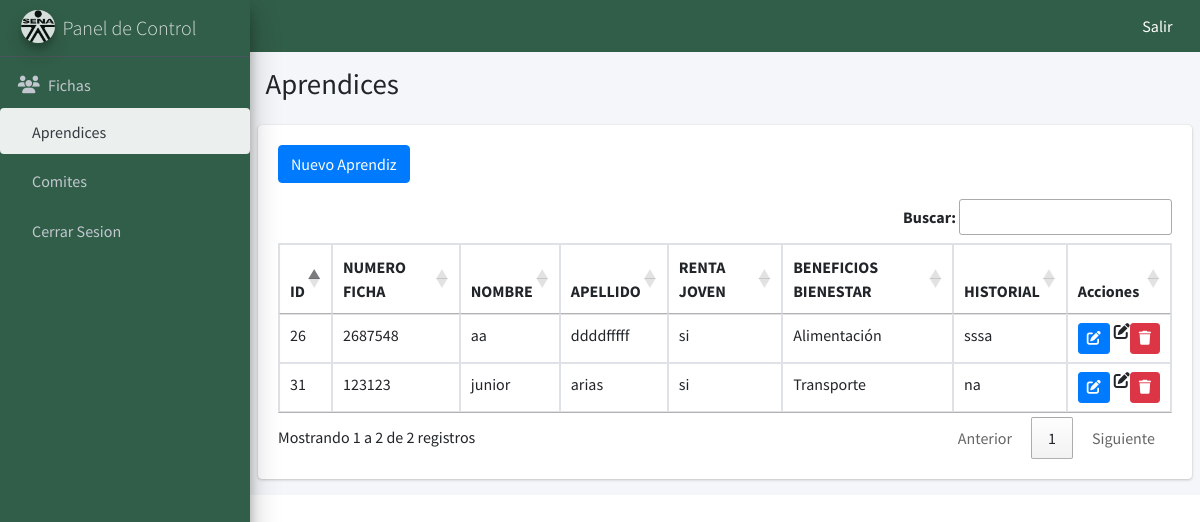
/panel.php?modulo=aprendices, run on the app's committed database.
### tables this page shows
CREATE TABLE `aprendices` (
  `id_Aprendiz` int(11) NOT NULL,
  `Ficha` int(11) NOT NULL,
  `Nombre` varchar(100) NOT NULL,
  `Apellido` varchar(100) NOT NULL,
  `Renta_Joven` varchar(3) NOT NULL,
  `Beneficios_Bienestar` varchar(200) NOT NULL,
  `Historial` varchar(250) NOT NULL
);

### views/aprendices.view.php (the view, shortened to what this page needs)
<div class="content-wrapper">
    <section class="content-header">
        <div class="container-fluid">
            <div class="row mb-2">
                <div class="col-sm-6">
                    <h1>Aprendices</h1>
                </div>
            </div>
        </div>
    </section>
    <section class="content">
        <div class="row">
            <div class="col-12">
                <div class="card">
                    <div class="card-body">
                        <button type="button" class="btn btn-primary mb-3" data-toggle="modal" data-target="#AddModal">Nuevo Aprendiz</button>
                        <table id="example2" class="table table-bordered table-hover">
                            <thead>
                                <tr>
                                    <th>ID</th>
                                    <th>NUMERO FICHA</th>
                                    <th>NOMBRE</th>
                                    <th>APELLIDO</th>
                                    <th>RENTA JOVEN</th>
                                    <th>BENEFICIOS BIENESTAR</th>
                                    <th>HISTORIAL</th>
                                    <th>Acciones</th>
                                </tr>
                            </thead>
                            <tbody>
                                <?php while ($row = mysqli_fetch_assoc($res)) : ?>
                                    <tr>
                                        <td><?php echo $row['id_Aprendiz'] ?></td>
                                        <td><?php echo $row['Ficha'] ?></td>
                                        <td><?php echo $row['Nombre'] ?></td>
                                        <td><?php echo $row['Apellido'] ?></td>
                                        <td><?php echo $row['Renta_Joven'] ?></td>
                                        <td><?php echo $row['Beneficios_Bienestar'] ?></td>
                                        <td><?php echo $row['Historial'] ?></td>
                                        <td>
                                            <div class="d-flex">
                                            <a data-toggle="modal" data-target="#EditModal" href="javascript:void(0);" onclick="document.getElementById('update_id_Aprendiz').value = <?= $row['id_Aprendiz'] ?>;document.getElementById('update_ficha').value = '<?= $row['Ficha'] ?>';document.getElementById('update_Nombre').value = '<?= $row['Nombre'] ?>';document.getElementById('update_Apellido').value = '<?= $row['Apellido'] ?>';document.getElementById('update_Renta_Joven').value = '<?= $row['Renta_Joven'] ?>';document.getElementById('update_Beneficios_Bienestar').value = '<?= $row['Beneficios_Bienestar'] ?>';document.getElementById('update_Historial').value = '<?= $row['Historial'] ?>';" title="Editar Ficha" class="btn btn-sm btn-primary mr-1">
                                                <i class="fas fa-edit"></i>
                                            </a>
                                                <i class="fas fa-edit"></i>
                                                <a data-toggle="modal" data-target="#DeleteModal" href="javascript:void(0);" onclick="document.getElementById('delete_id_Aprendiz').value = <?= $row['id_Aprendiz'] ?>;document.getElementById('delete_Nombre').value = '<?= $row['Nombre'] ?>';" title="Eliminar Aprendiz" class="btn btn-sm btn-danger">
                                                    <i class="fas fa-trash"></i>
                                                </a>
                                            </div>
                                        </td>
                                    </tr>
                                <?php endwhile; ?>
                            </tbody>
                        </table>
                    </div>
                </div>
            </div>
        </div>
    </section>

### data on the page
aprendices: id_Aprendiz "26", Ficha "2687548", Nombre "aa", Apellido "ddddfffff", Renta_Joven "si", Beneficios_Bienestar "Alimentación", Historial "sssa"
aprendices: id_Aprendiz "31", Ficha "123123", Nombre "junior", Apellido "arias", Renta_Joven "si", Beneficios_Bienestar "Transporte", Historial "na"
